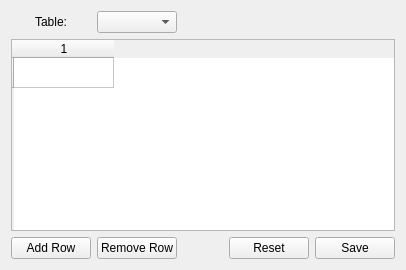
            <widget class="QWidget" name="tb_root">
             <attribute name="title">
              <string>Root</string>
             </attribute>
             <layout class="QGridLayout" name="gridLayout_5">
              <item row="0" column="0">
               <widget class="QLabel" name="lbRtable">
                <property name="text">
                 <string>Table:</string>
                </property>
                <property name="alignment">
                 <set>Qt::AlignCenter</set>
                </property>
               </widget>
              </item>
              <item row="0" column="1">
               <widget class="QComboBox" name="cbRtable">
                <property name="sizePolicy">
                 <sizepolicy hsizetype="Preferred" vsizetype="Fixed">
                  <horstretch>0</horstretch>
                  <verstretch>0</verstretch>
                 </sizepolicy>
                </property>
                <property name="toolTip">
                 <string/>
                </property>
                <property name="statusTip">
                 <string>select subjects</string>
                </property>
               </widget>
              </item>
              <item row="1" column="0" colspan="5">
               <widget class="QTableWidget" name="tblWR">
                <property name="rowCount">
                 <number>1</number>
                </property>
                <property name="columnCount">
                 <number>1</number>
                </property>
                <row>
                 <property name="text">
                  <string/>
                 </property>
                </row>
                <column/>
               </widget>
              </item>
              <item row="2" column="0">
               <widget class="QPushButton" name="pbtnRadd">
                <property name="sizePolicy">
                 <sizepolicy hsizetype="MinimumExpanding" vsizetype="Fixed">
                  <horstretch>0</horstretch>
                  <verstretch>0</verstretch>
                 </sizepolicy>
                </property>
                <property name="statusTip">
                 <string>Reset to orignal contents</string>
                </property>
                <property name="text">
                 <string>Add Row</string>
                </property>
               </widget>
              </item>
              <item row="2" column="1">
               <widget class="QPushButton" name="pbtnRrm">
                <property name="sizePolicy">
                 <sizepolicy hsizetype="MinimumExpanding" vsizetype="Fixed">
                  <horstretch>0</horstretch>
                  <verstretch>0</verstretch>
                 </sizepolicy>
                </property>
                <property name="statusTip">
                 <string>Save the content to selected file .</string>
                </property>
                <property name="text">
                 <string>Remove Row</string>
                </property>
               </widget>
              </item>
              <item row="2" column="3">
               <widget class="QPushButton" name="pbtnRset">
                <property name="sizePolicy">
                 <sizepolicy hsizetype="MinimumExpanding" vsizetype="Fixed">
                  <horstretch>0</horstretch>
                  <verstretch>0</verstretch>
                 </sizepolicy>
                </property>
                <property name="statusTip">
                 <string>Reset to orignal contents</string>
                </property>
                <property name="text">
                 <string>Reset</string>
                </property>
               </widget>
              </item>
              <item row="2" column="4">
               <widget class="QPushButton" name="pbtnRsv">
                <property name="sizePolicy">
                 <sizepolicy hsizetype="MinimumExpanding" vsizetype="Fixed">
                  <horstretch>0</horstretch>
                  <verstretch>0</verstretch>
                 </sizepolicy>
                </property>
                <property name="statusTip">
                 <string>Save the content to selected file .</string>
                </property>
                <property name="text">
                 <string>Save</string>
                </property>
               </widget>
              </item>
              <item row="2" column="2">
               <spacer name="horizontalSpacer">
                <property name="orientation">
                 <enum>Qt::Horizontal</enum>
                </property>
                <property name="sizeHint" stdset="0">
                 <size>
                  <width>40</width>
                  <height>20</height>
                 </size>
                </property>
               </spacer>
              </item>
             </layout>
            </widget>
